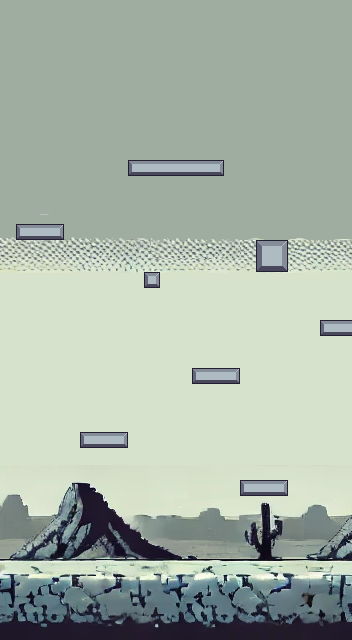

The image is a tile-based game level rendered from a .tmx file. Its description and source (layers, tilesets, objects; grid data summarised) follow:
An orthogonal 22x40 tile map with 16x16 px tiles, 2 tile layers (BG, Background), 3 tilesets and 17 objects (Player, Checkpoint, Ground, Platform).

<map version="1.10" tiledversion="1.10.2" orientation="orthogonal" renderorder="right-down" width="22" height="40" tilewidth="16" tileheight="16" infinite="0" nextlayerid="8" nextobjectid="81">
 <tileset firstgid="1" name="Pixel Adventure" tilewidth="16" tileheight="16" tilecount="242" columns="22">
  <image source="../images/Terrain/Terrain (16x16).png" width="352" height="176" />
  <tile id="39">
   <objectgroup draworder="index" id="3">
    <object id="2" x="0.0640384" y="0.0640384" width="15.9456" height="4.93096" />
   </objectgroup>
  </tile>
  <tile id="40">
   <objectgroup draworder="index" id="2">
    <object id="1" x="0.0640221" y="0.0320185" width="15.9456" height="4.93096" />
   </objectgroup>
  </tile>
  <tile id="41">
   <objectgroup draworder="index" id="2">
    <object id="1" x="0" y="0" width="15.9456" height="4.93096" />
   </objectgroup>
  </tile>
 </tileset>
 <tileset firstgid="243" source="Backgrounds.tsx" />
 <tileset firstgid="2883" source="Pixel Adventure.tsx" />
 <layer id="7" name="BG" width="22" height="40">
  <data>[880 cells, 880 non-empty, 879 distinct tile ids]</data>
 </layer>
 <layer id="1" name="Background" width="22" height="40">
  <properties>
   <property name="BackgroundColor" value="Gray" />
  </properties>
  <data>[880 cells, 25 non-empty, 8 distinct tile ids]</data>
 </layer>
 <objectgroup id="2" name="Spawnpoints">
  <object id="4" name="Player" type="Player" x="32" y="528" width="32" height="32" />
  <object id="36" type="Checkpoint" x="144" y="96" width="64" height="64" />
 </objectgroup>
 <objectgroup id="3" name="Collisions">
  <object id="7" x="-16" y="0" width="16" height="640" />
  <object id="8" x="-16" y="-16" width="384" height="16" />
  <object id="10" name="Ground" type="Ground" x="0" y="560" width="352" height="80" />
  <object id="69" x="240" y="480" width="48" height="16" />
  <object id="71" type="Platform" x="128" y="160" width="96" height="16" />
  <object id="72" x="352" y="0" width="16" height="640" />
  <object id="73" x="80" y="432" width="48" height="16" />
  <object id="74" x="192" y="368" width="48" height="16" />
  <object id="75" x="320" y="320" width="32" height="16" />
  <object id="77" x="16" y="224" width="48" height="16" />
  <object id="78" x="144" y="272" width="16" height="16" />
  <object id="79" x="256" y="240" width="32" height="32" />
 </objectgroup>
</map>
